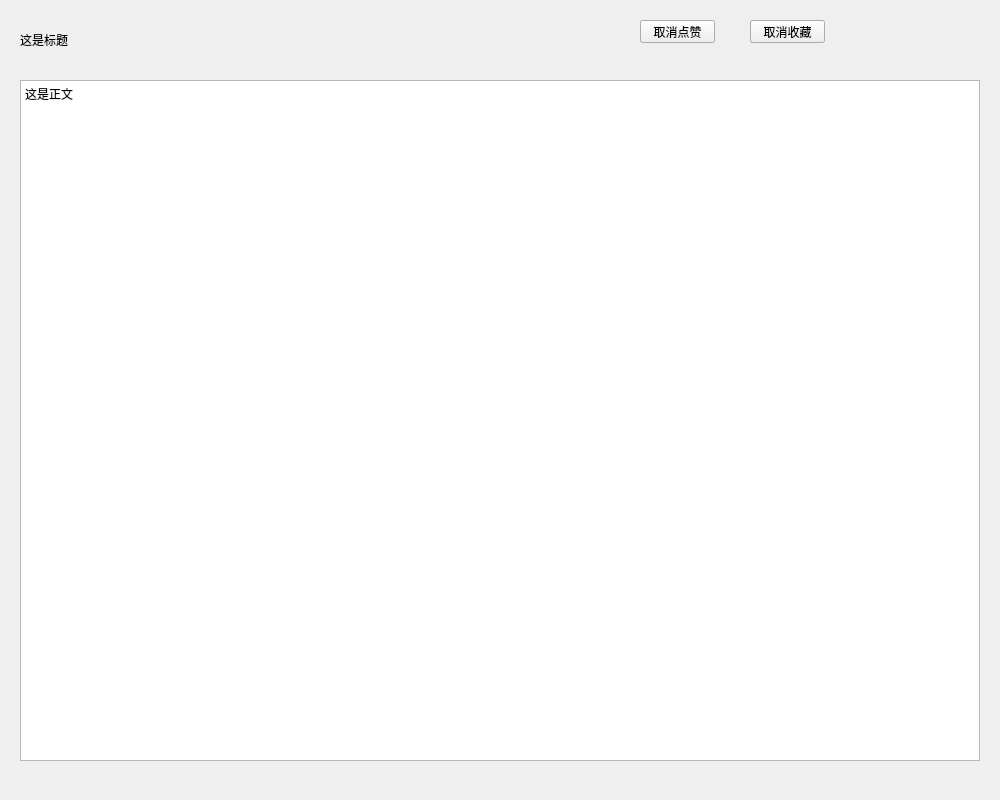
<?xml version="1.0" encoding="UTF-8"?>
<ui version="4.0">
 <class>post_detailed_info</class>
 <widget class="QWidget" name="post_detailed_info">
  <property name="geometry">
   <rect>
    <x>0</x>
    <y>0</y>
    <width>1000</width>
    <height>800</height>
   </rect>
  </property>
  <property name="minimumSize">
   <size>
    <width>500</width>
    <height>400</height>
   </size>
  </property>
  <property name="maximumSize">
   <size>
    <width>16777215</width>
    <height>16777215</height>
   </size>
  </property>
  <property name="windowTitle">
   <string>Form</string>
  </property>
  <widget class="QLabel" name="label">
   <property name="geometry">
    <rect>
     <x>20</x>
     <y>20</y>
     <width>960</width>
     <height>40</height>
    </rect>
   </property>
   <property name="text">
    <string>这是标题</string>
   </property>
  </widget>
  <widget class="QTextBrowser" name="textBrowser">
   <property name="geometry">
    <rect>
     <x>20</x>
     <y>80</y>
     <width>960</width>
     <height>681</height>
    </rect>
   </property>
   <property name="contextMenuPolicy">
    <enum>Qt::NoContextMenu</enum>
   </property>
   <property name="html">
    <string>&lt;!DOCTYPE HTML PUBLIC &quot;-//W3C//DTD HTML 4.0//EN&quot; &quot;http://www.w3.org/TR/REC-html40/strict.dtd&quot;&gt;
&lt;html&gt;&lt;head&gt;&lt;meta name=&quot;qrichtext&quot; content=&quot;1&quot; /&gt;&lt;style type=&quot;text/css&quot;&gt;
p, li { white-space: pre-wrap; }
&lt;/style&gt;&lt;/head&gt;&lt;body style=&quot; font-family:'SimSun'; font-size:9pt; font-weight:400; font-style:normal;&quot;&gt;
&lt;p style=&quot; margin-top:0px; margin-bottom:0px; margin-left:0px; margin-right:0px; -qt-block-indent:0; text-indent:0px;&quot;&gt;&lt;span style=&quot; font-family:'SimSun';&quot;&gt;这是正文&lt;/span&gt;&lt;/p&gt;
&lt;p style=&quot;-qt-paragraph-type:empty; margin-top:0px; margin-bottom:0px; margin-left:0px; margin-right:0px; -qt-block-indent:0; text-indent:0px; font-family:'SimSun';&quot;&gt;&lt;br /&gt;&lt;/p&gt;&lt;/body&gt;&lt;/html&gt;</string>
   </property>
  </widget>
  <widget class="QPushButton" name="pushButton_thumb">
   <property name="geometry">
    <rect>
     <x>640</x>
     <y>20</y>
     <width>75</width>
     <height>23</height>
    </rect>
   </property>
   <property name="text">
    <string>点赞</string>
   </property>
  </widget>
  <widget class="QPushButton" name="pushButton_Delthumb">
   <property name="geometry">
    <rect>
     <x>640</x>
     <y>20</y>
     <width>75</width>
     <height>23</height>
    </rect>
   </property>
   <property name="text">
    <string>取消点赞</string>
   </property>
  </widget>
  <widget class="QPushButton" name="pushButton_collect">
   <property name="geometry">
    <rect>
     <x>750</x>
     <y>20</y>
     <width>75</width>
     <height>23</height>
    </rect>
   </property>
   <property name="text">
    <string>收藏</string>
   </property>
  </widget>
  <widget class="QPushButton" name="pushButton_Delcollect">
   <property name="geometry">
    <rect>
     <x>750</x>
     <y>20</y>
     <width>75</width>
     <height>23</height>
    </rect>
   </property>
   <property name="text">
    <string>取消收藏</string>
   </property>
  </widget>
 </widget>
 <resources/>
 <connections/>
</ui>
